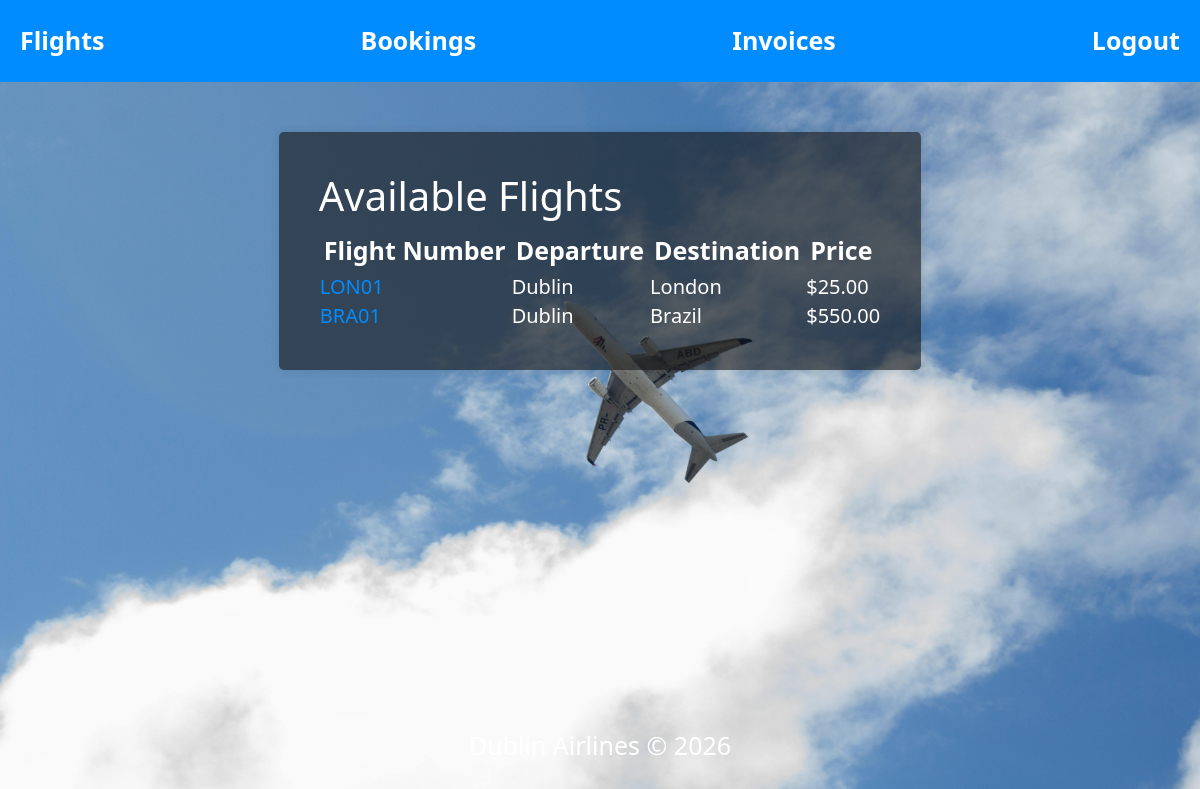
The page / (signed in) on the database as committed earlier.
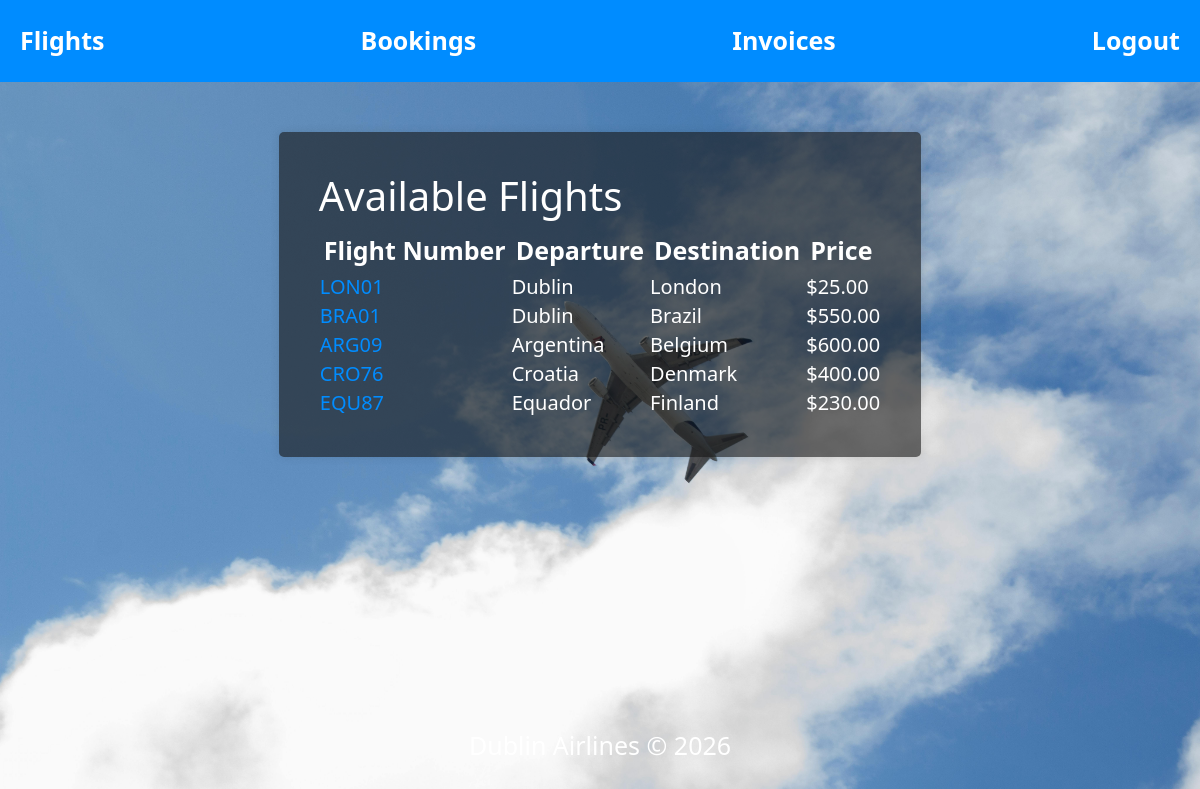
The same page on the database as committed later.
### airline/models.py (models this page shows, shortened)
class Flight(models.Model):
    flight_number = models.CharField(max_length=5)
    departure = models.CharField(max_length=50)
    destination = models.CharField(max_length=50)
    departure_time = models.DateTimeField()
    arrival_time = models.DateTimeField()
    price = models.DecimalField(max_digits=10, decimal_places=2)

### airline/views.py (the view)
# urls.py: path('', views.index, name='index'),
@login_required
def index(request):
    flights = Flight.objects.all()
    return render(request, 'airline/index.html', {'flights': flights})

### airline/templates/airline/index.html (shortened to what this page needs)
{% load static %}
<html>
<head>
    <link href="https://cdn.jsdelivr.net/npm/bootstrap@5.3.0/dist/css/bootstrap.min.css" rel="stylesheet" >
</head>
<body>
    <nav class ="navBar">
        <a href="/">Flights</a>
        <a href="/bookings/">Bookings</a>
        <a href="/invoices/">Invoices</a>
        <a href="/logout/">Logout</a>
    </nav>
    <div class ="flight-list">
        <h1> Available Flights </h1>
        <table class="flight-info">
            <tr>
                <th> Flight Number </th>
                <th> Departure </th>
                <th> Destination </th>
                <th> Price </th>
            </tr>
            {% for flight in flights %}
            <tr>
                <td><a href="/flight/{{ flight.id }}/">{{ flight.flight_number }}</a></td>
                <td>{{ flight.departure }}</td>
                <td>{{ flight.destination }}</td>
                <td>${{ flight.price }}</td>
            </tr>
            {% endfor %}
            </table>
    </div>
    <div class="footer">
        <p> Dublin Airlines © 2026 </p>
    </div>
</body>
</html>

Rows that differ between the two databases and show on the page:
added Flight: flight_number "ARG09", departure "Argentina", destination "Belgium", price "600.00"
added Flight: flight_number "CRO76", departure "Croatia", destination "Denmark", price "400.00"
added Flight: flight_number "EQU87", departure "Equador", destination "Finland", price "230.00"
